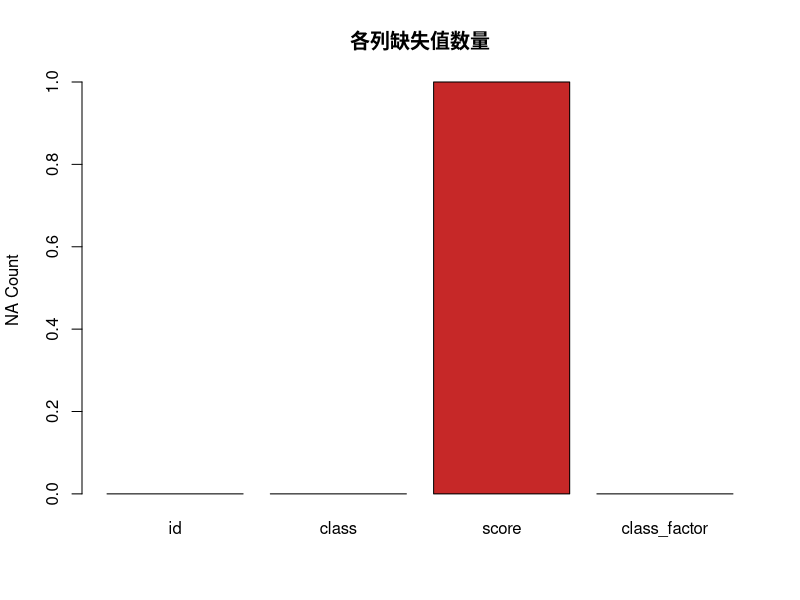
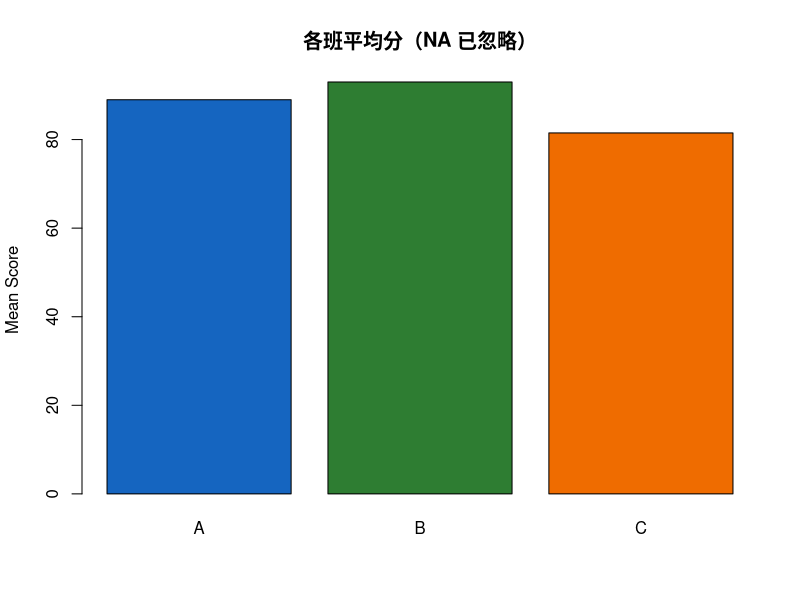

Reproduce these figures in R, in order.
## ---- chunk 1
knitr::opts_chunk$set(
  echo = TRUE,
  warning = FALSE,
  message = FALSE
)
## ---- chunk 2
v_num <- c(1, 2, 3, 4, 5)
v_chr <- c("A", "B", "C")

v_num
class(v_num)
typeof(v_num)
## ---- chunk 3
m <- matrix(1:9, nrow = 3, byrow = TRUE)
m
class(m)
dim(m)
## ---- chunk 4
lst <- list(
  name = "sample_01",
  scores = c(88, 91, 76),
  passed = TRUE,
  mat = m
)

lst
str(lst)
## ---- chunk 5
df <- data.frame(
  id = 1:6,
  class = c("A", "A", "B", "B", "C", "C"),
  score = c(90, 88, NA, 93, 78, 85),
  stringsAsFactors = FALSE
)

df
str(df)
## ---- chunk 6
df$class_factor <- factor(df$class, levels = c("A", "B", "C"))
df$class_factor
str(df$class_factor)
class(df$class_factor)
typeof(df$class_factor)
levels(df$class_factor)
table(df$class_factor)
## ---- chunk 7
unclass(df$class_factor)
data.frame(
  class = as.character(df$class_factor),
  code = unclass(df$class_factor)
)
## ---- chunk 8
level_text <- c("low", "mid", "high", "mid", "low")
level_fac <- factor(level_text, levels = c("low", "mid", "high"), ordered = TRUE)

level_fac
is.ordered(level_fac)
sort(level_fac)
## ---- chunk 9
obj_list <- list(v_num = v_num, m = m, lst = lst, df = df)
sapply(obj_list, class)
sapply(obj_list, typeof)
## ---- chunk 10
x_chr <- c("10", "20", "30")
x_num <- as.numeric(x_chr)

flag_num <- c(1, 0, 1, 1, 0)
flag_logical <- as.logical(flag_num)

grade_chr <- c("low", "mid", "high", "mid")
grade_factor <- factor(grade_chr, levels = c("low", "mid", "high"))

x_num
flag_logical
grade_factor
## ---- chunk 11
bad_chr <- c("10", "A", "30")
bad_num <- suppressWarnings(as.numeric(bad_chr))
data.frame(raw = bad_chr, converted = bad_num)
## ---- chunk 12
is.na(df)
colSums(is.na(df))
## ---- chunk 13
# 1) 删除缺失值行
df_drop <- na.omit(df)

# 2) 用均值填补（示例）
df_fill <- df
mean_score <- mean(df_fill$score, na.rm = TRUE)
df_fill$score[is.na(df_fill$score)] <- round(mean_score, 1)

df_drop
df_fill
## ---- chunk 14
na_count <- colSums(is.na(df))
barplot(
  na_count,
  col = "#C62828",
  main = "各列缺失值数量",
  ylab = "NA Count"
)
## ---- chunk 15
df_work <- df
df_work$class <- factor(df_work$class, levels = c("A", "B", "C"))

group_mean <- aggregate(score ~ class, data = df_work, FUN = function(x) mean(x, na.rm = TRUE))
group_mean
## ---- chunk 16
barplot(
  group_mean$score,
  names.arg = group_mean$class,
  col = c("#1565C0", "#2E7D32", "#EF6C00"),
  main = "各班平均分（NA 已忽略）",
  ylab = "Mean Score"
)
